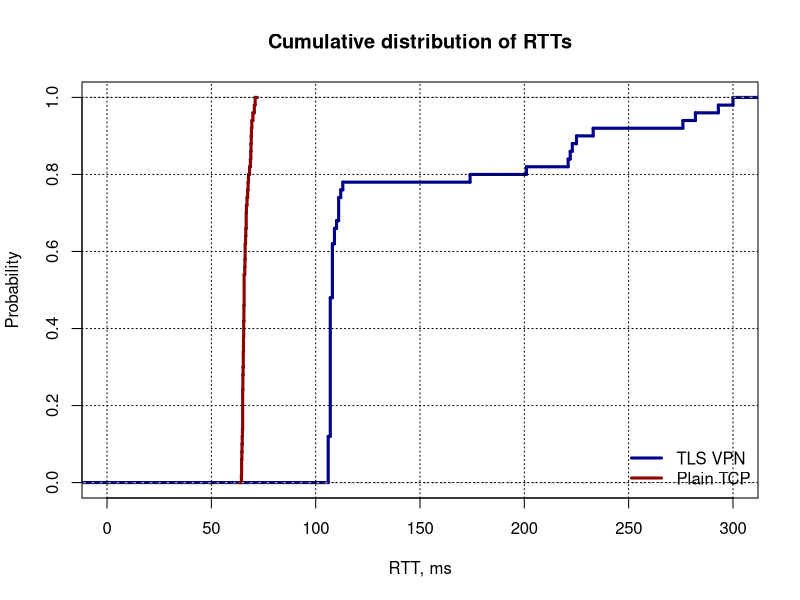

Recreate this plot in R.
vpn<-scan("icmp_TLS_VPN.dat");
no_vpn<-scan("icmp_NO_VPN.dat");
summary(vpn);
summary(no_vpn);
pdf("icmp.pdf", height=4);
plot(ecdf(vpn), verticals=T, do.points=F, main="Cumulative distribution of RTTs", xlab="RTT, ms", ylab="Probability", lwd=3, col="dark blue", xlim=c(0, 300));
plot(ecdf(no_vpn), lwd=3, col="dark red", add=T, verticals=T, do.points=F);
grid(col="black");
legend("bottomright", c("TLS VPN", "Plain TCP"), col=c("dark blue", "dark red"), bty="n", lwd=c(3, 3))
dev.off();

